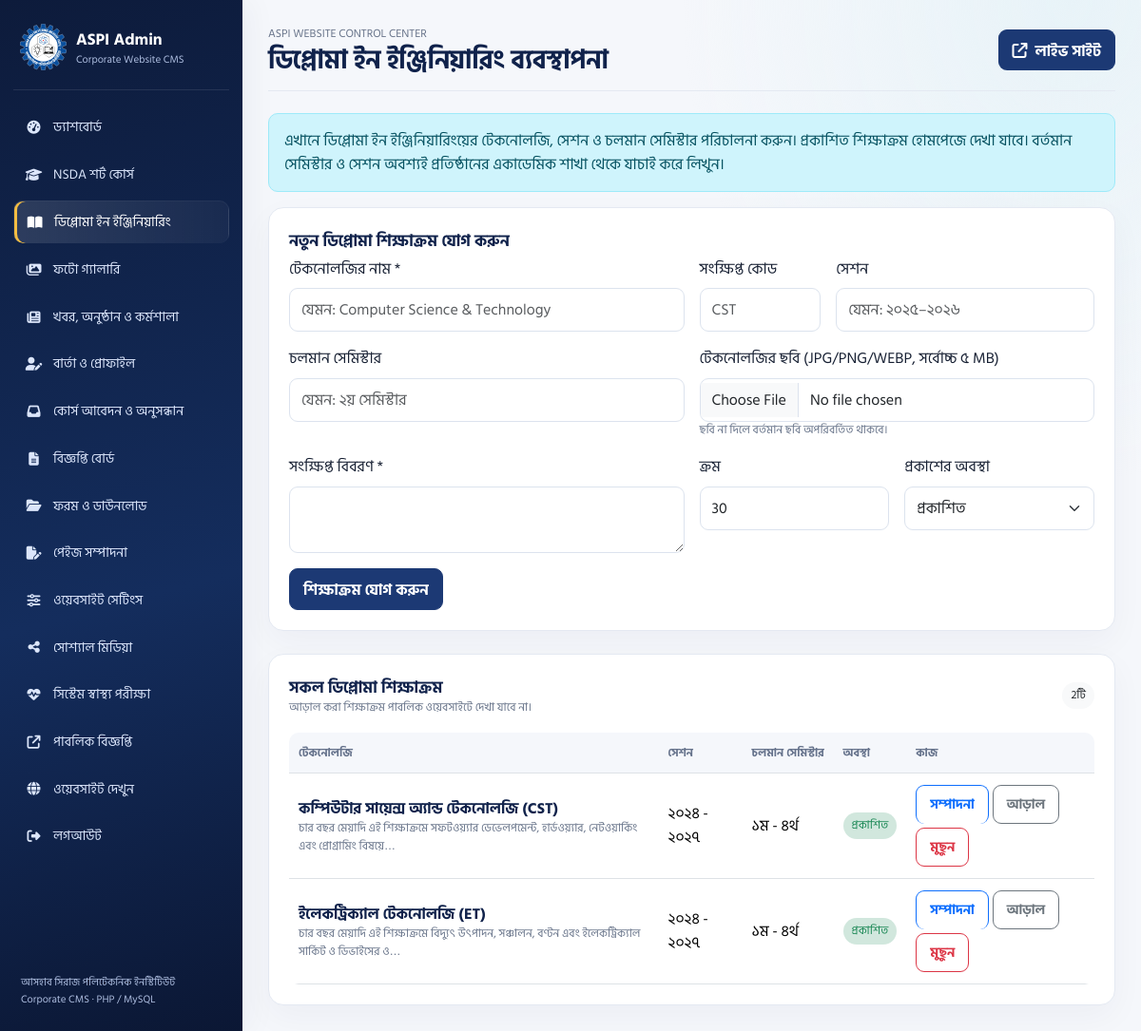
The app's page /live/admin/diploma.php (signed in) with its own data.
### tables this page shows
CREATE TABLE `diploma_programs` (
  `id` int(10) UNSIGNED NOT NULL,
  `technology_name` varchar(220) NOT NULL,
  `code` varchar(50) NOT NULL DEFAULT '',
  `session_label` varchar(100) NOT NULL DEFAULT '',
  `current_semester` varchar(100) NOT NULL DEFAULT '',
  `description` text NOT NULL,
  `image_path` varchar(255) NOT NULL DEFAULT 'assets/campus-5.jpg',
  `status` enum('active','hidden') NOT NULL DEFAULT 'active',
  `sort_order` int(11) NOT NULL DEFAULT 0,
  `created_at` timestamp NULL DEFAULT current_timestamp(),
  `updated_at` timestamp NULL DEFAULT current_timestamp() ON UPDATE current_timestamp()
);

### live/app/bootstrap.php (called while the page is built, shortened)
<?php
function e($v): string { return htmlspecialchars((string)$v,ENT_QUOTES|ENT_SUBSTITUTE,'UTF-8'); }

### live/admin/diploma.php (the view, shortened to what this page needs)
<?php
require_once __DIR__.'/../app/bootstrap.php';require_admin();
$active='diploma';$pageTitle='ডিপ্লোমা ইন ইঞ্জিনিয়ারিং ব্যবস্থাপনা';$error='';$flash=$_SESSION['flash']??'';unset($_SESSION['flash']);$editing=null;
$tableReady=true;try{$rows=$pdo->query('SELECT * FROM diploma_programs ORDER BY sort_order,id')->fetchAll();}catch(Throwable $dbError){$rows=[];$tableReady=false;}require __DIR__.'/_head.php';?>
<div class="alert alert-info">এখানে ডিপ্লোমা ইন ইঞ্জিনিয়ারিংয়ের টেকনোলজি, সেশন ও চলমান সেমিস্টার পরিচালনা করুন। প্রকাশিত শিক্ষাক্রম হোমপেজে দেখা যাবে। বর্তমান সেমিস্টার ও সেশন অবশ্যই প্রতিষ্ঠানের একাডেমিক শাখা থেকে যাচাই করে লিখুন।</div>
<?php if($tableReady):?><div class="panel mb-4" id="programForm"><div class="section-label mb-1"><?=$editing?'শিক্ষাক্রম সম্পাদনা':'নতুন ডিপ্লোমা শিক্ষাক্রম যোগ করুন'?></div><form method="post" enctype="multipart/form-data"><input type="hidden" name="csrf" value="<?=e(csrf_token())?>"><input type="hidden" name="id" value="<?=(int)($editing['id']??0)?>"><input type="hidden" name="existing_image" value="<?=e($editing['image_path']??'assets/campus-5.jpg')?>"><div class="row g-3"><div class="col-12 col-md-6"><label class="form-label">টেকনোলজির নাম *</label><input class="form-control" name="technology_name" required maxlength="220" value="<?=e($editing['technology_name']??'')?>" placeholder="যেমন: Computer Science & Technology"></div><div class="col-12 col-md-2"><label class="form-label">সংক্ষিপ্ত কোড</label><input class="form-control" name="code" maxlength="50" value="<?=e($editing['code']??'')?>" placeholder="CST"></div><div class="col-12 col-md-4"><label class="form-label">সেশন</label><input class="form-control" name="session_label" maxlength="100" value="<?=e($editing['session_label']??'')?>" placeholder="যেমন: ২০২৫–২০২৬"></div><div class="col-12 col-md-6"><label class="form-label">চলমান সেমিস্টার</label><input class="form-control" name="current_semester" maxlength="100" value="<?=e($editing['current_semester']??'')?>" placeholder="যেমন: ২য় সেমিস্টার"></div><div class="col-12 col-md-6"><label class="form-label">টেকনোলজির ছবি (JPG/PNG/WEBP, সর্বোচ্চ ৫ MB)</label><input class="form-control" type="file" name="program_image" accept="image/jpeg,image/png,image/webp"><div class="hint">ছবি না দিলে বর্তমান ছবি অপরিবর্তিত থাকবে।</div><?php if(!empty($editing['image_path'])):?><img src="../../<?=e($editing['image_path'])?>" alt="" style="margin-top:8px;width:150px;height:90px;object-fit:cover;border-radius:10px"><?php endif;?></div><div class="col-12 col-md-6"><label class="form-label">সংক্ষিপ্ত বিবরণ *</label><textarea class="form-control" name="description" required rows="2" maxlength="2000"><?=e($editing['description']??'')?></textarea></div><div class="col-6 col-md-3"><label class="form-label">ক্রম</label><input class="form-control" type="number" name="sort_order" value="<?=e($editing['sort_order']??((count($rows)+1)*10))?>"></div><div class="col-6 col-md-3"><label class="form-label">প্রকাশের অবস্থা</label><select class="form-select" name="status"><option value="active" <?=($editing['status']??'active')==='active'?'selected':''?>>প্রকাশিত</option><option value="hidden" <?=($editing['status']??'')==='hidden'?'selected':''?>>আড়াল করা</option></select></div><div class="col-12 d-flex gap-2"><button class="btn btn-primary" type="submit"><?=$editing?'পরিবর্তন সংরক্ষণ':'শিক্ষাক্রম যোগ করুন'?></button><?php if($editing):?><a class="btn btn-outline-secondary" href="diploma.php">বাতিল</a><?php endif;?></div></div></form></div>
<div class="panel"><div class="d-flex justify-content-between align-items-center mb-3"><div><div class="section-label">সকল ডিপ্লোমা শিক্ষাক্রম</div><div class="hint">আড়াল করা শিক্ষাক্রম পাবলিক ওয়েবসাইটে দেখা যাবে না।</div></div><span class="badge-status bg-light text-dark"><?=count($rows)?>টি</span></div><div class="table-wrap"><table class="table"><thead><tr><th>টেকনোলজি</th><th>সেশন</th><th>চলমান সেমিস্টার</th><th>অবস্থা</th><th>কাজ</th></tr></thead><tbody><?php foreach($rows as $r):?><tr><td><div class="notice-title"><?=e($r['technology_name'])?> <?=trim($r['code'])?'('.e($r['code']).')':''?></div><div class="hint"><?=e(mb_strimwidth($r['description'],0,100,'…','UTF-8'))?></div></td><td><?=e($r['session_label'])?></td><td><?=e($r['current_semester'])?></td><td><span class="badge-status <?=$r['status']==='active'?'bg-success-subtle text-success':'bg-secondary-subtle text-secondary'?>"><?=$r['status']==='active'?'প্রকাশিত':'আড়াল করা'?></span></td><td><div class="d-flex gap-1 flex-wrap"><a class="btn btn-sm btn-outline-primary" href="?edit=<?=(int)$r['id']?>#programForm">সম্পাদনা</a><form method="post"><input type="hidden" name="csrf" value="<?=e(csrf_token())?>"><input type="hidden" name="id" value="<?=(int)$r['id']?>"><button class="btn btn-sm btn-outline-secondary" name="toggle" value="1"><?=$r['status']==='active'?'আড়াল':'প্রকাশ'?></button></form><form method="post" onsubmit="return confirm('এই শিক্ষাক্রম মুছে ফেলবেন?')"><input type="hidden" name="csrf" value="<?=e(csrf_token())?>"><input type="hidden" name="id" value="<?=(int)$r['id']?>"><button class="btn btn-sm btn-outline-danger" name="delete" value="1">মুছুন</button></form></div></td></tr><?php endforeach;?><?php if(!$rows):?><tr><td colspan="5">কোনো শিক্ষাক্রম যোগ করা হয়নি।</td></tr><?php endif;?></tbody></table></div></div><?php endif;?><?php require __DIR__.'/_foot.php';?>

### live/admin/_head.php (style rules this page uses)
:root { --navy:#10224b;--navy2:#1c3974;--teal:#087f8c;--gold:#f4bd42;--ink:#172033;--muted:#68748a;--bg:#f5f7fb;--line:#e4e9f2;--shadow:0 12px 34px #15264a0d }
* { box-sizing:border-box;text-decoration:none!important }
a,a:hover,a:focus,a:visited { text-decoration:none!important;border-bottom:0!important }
button,a { -webkit-tap-highlight-color:transparent }
body { margin:0;background:var(--bg);color:var(--ink);font-family:Hind,Arial,sans-serif;line-height:1.55 }
.panel { background:#fff;border:1px solid var(--line);border-radius:16px;padding:21px;box-shadow:var(--shadow);min-width:0 }
.btn { border-radius:9px;padding:9px 14px;font-weight:700 }
.btn-primary { background:var(--navy2);border-color:var(--navy2) }
.form-control,.form-select { border-radius:9px;padding:10px 12px;border-color:#dce3ee;min-height:43px }
.table-wrap { width:100%;overflow-x:auto;border-radius:10px }
.table { margin-bottom:0;min-width:650px }
.table>:not(caption)>*>* { padding:12px 10px;vertical-align:middle }
.table thead th { background:#f5f7fb;color:#65728b;font-size:12px;white-space:nowrap }
.badge-status { display:inline-block;padding:5px 9px;border-radius:999px;font-size:12px;white-space:nowrap }
.notice-title { font-weight:700;color:var(--navy);overflow-wrap:anywhere }
.alert { border-radius:10px }
.section-label { font-weight:700;color:var(--navy);font-size:17px }
.hint { font-size:12px;color:var(--muted) }
.table-wrap { max-width:100%;-webkit-overflow-scrolling:touch }
.panel,.main,.topbar,.row,[class*=col-] { min-width:0 }
input,select,textarea,button { max-width:100% }
.panel { box-shadow:0 12px 34px #15264a0a;transition:border-color .18s }

### records on screen
diploma_programs: technology_name "কম্পিউটার সায়েন্স অ্যান্ড টেকনোলজি", code "CST", description "চার বছর মেয়াদি এই শিক্ষাক্রমে সফটওয়্যার ডেভেলপমেন্ট, হার্ডওয়্যার, নেটওয়ার্কিং এবং প্রোগ্রামিং বিষয়ে…", session_label "২০২৪ - ২০২৭", current_semester "১ম - ৪র্থ", status "প্রকাশিত"
diploma_programs: technology_name "ইলেকট্রিক্যাল টেকনোলজি", code "ET", description "চার বছর মেয়াদি এই শিক্ষাক্রমে বিদ্যুৎ উৎপাদন, সঞ্চালন, বণ্টন এবং ইলেকট্রিক্যাল সার্কিট ও ডিভাইসের ও…", session_label "২০২৪ - ২০২৭", current_semester "১ম - ৪র্থ", status "প্রকাশিত"

### other values on screen
$pageTitle "ডিপ্লোমা ইন ইঞ্জিনিয়ারিং ব্যবস্থাপনা"
count($rows) "2"
